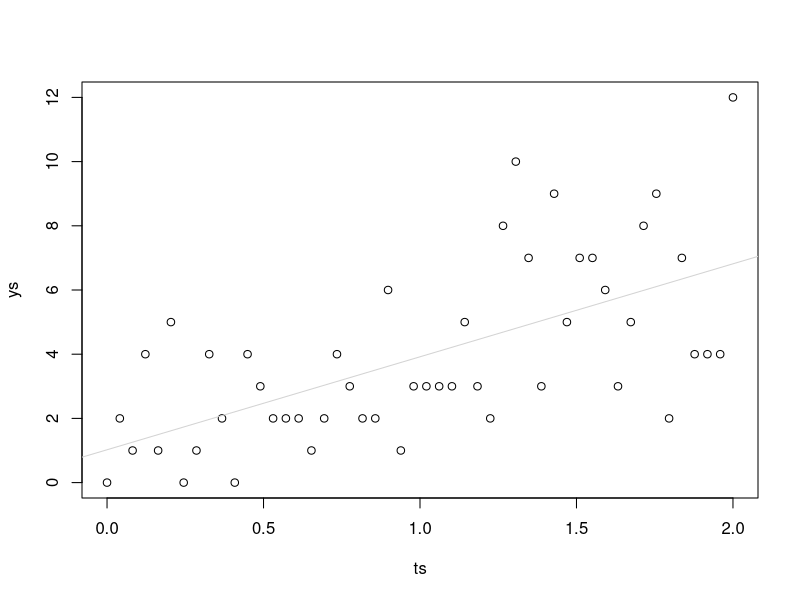
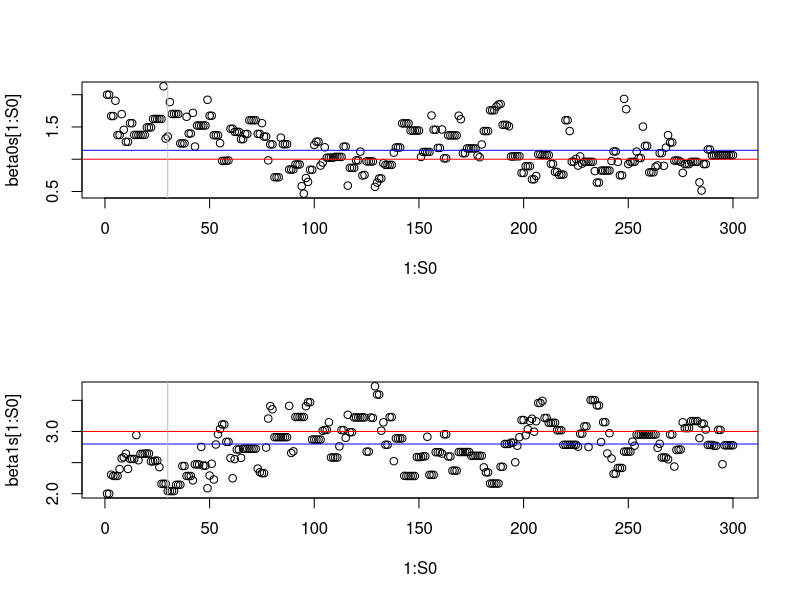
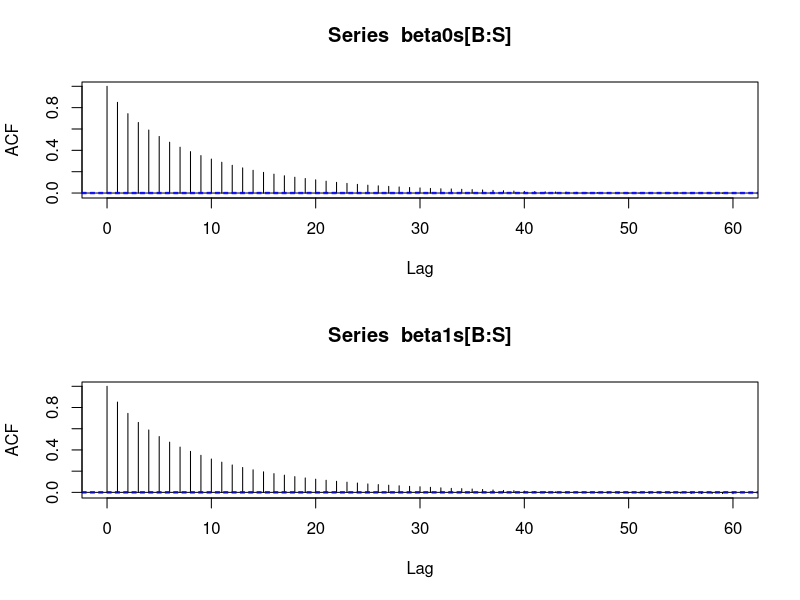
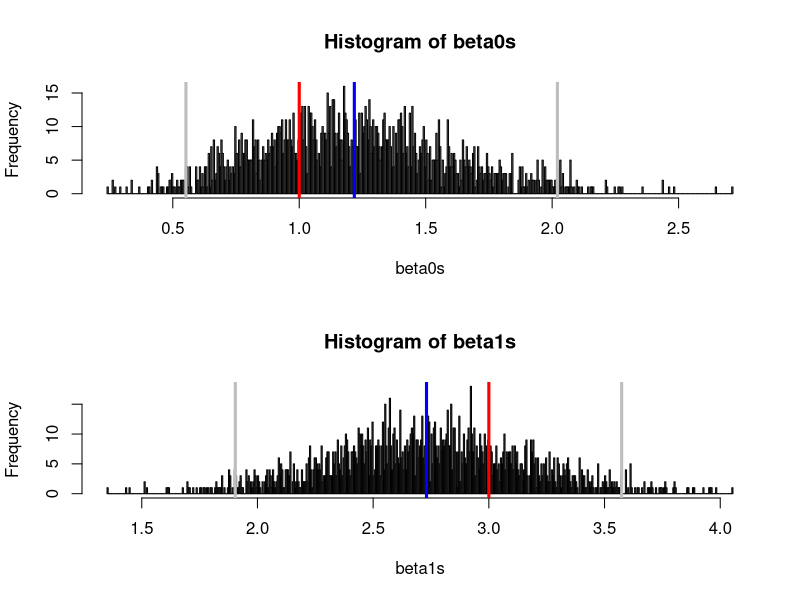

Write R code to recreate these figures, in order.
#hyperparams
sigma_mh = 0.5 #MH sampling variance


#data
n = 50
true_beta0 = 1
true_beta1 = 3
ts = seq(0, 2, length.out = n)
ys = array(NA, n)
for (i in 1 : n){
	ys[i] = rpois(1, true_beta0 + true_beta1 * ts[i])
}
plot(ts, ys)
#plot

par(mfrow = c(1,1))
mod = lm(ys ~ ts)
coef(mod)
abline(a = coef(mod)[1], b = coef(mod)[2], col = "lightgray")

#chains
S = 100000
beta0s = array(NA, S)
beta1s = array(NA, S)
#start vals
beta0s[1] = 2
beta1s[1] = 2
accbeta0s = array(TRUE, S)
accbeta1s = array(TRUE, S)

ln_p_beta_0_beta_1_given_y_t = function(b0, b1){
	sum(log(dpois(ys, b0 + b1 * ts)))
}

for (t in 2 : S){
	beta0 = beta0s[t - 1]
	beta1 = beta1s[t - 1]
	
	#sample beta_0 first
	beta0star = rnorm(1, beta0, sigma_mh)
	#calc r
#	r = p_beta_0_beta_1_given_y_t(beta0star, beta1) / dnorm(beta0, beta0star, sigma_mh) / 
#			(p_beta_0_beta_1_given_y_t(beta0, beta1) / dnorm(beta0star, beta0, sigma_mh))
	ln_r = ln_p_beta_0_beta_1_given_y_t(beta0star, beta1) - ln_p_beta_0_beta_1_given_y_t(beta0, beta1)
	if (is.nan(ln_r) || runif(1) > exp(ln_r)){
		#reject
		beta0star = beta0
		accbeta0s[t] = FALSE
	} #o/t accept
	
	#sample beta1 next
	beta1star = rnorm(1, beta1, sigma_mh)
	#calc r
#	r = p_beta_0_beta_1_given_y_t(beta0star, beta1star) / dnorm(beta1, beta1star, sigma_mh) / 
#			(p_beta_0_beta_1_given_y_t(beta0star, beta1) / dnorm(beta1star, beta1, sigma_mh))
	ln_r = ln_p_beta_0_beta_1_given_y_t(beta0star, beta1star) - ln_p_beta_0_beta_1_given_y_t(beta0star, beta1)
	if (is.nan(ln_r) || runif(1) > exp(ln_r)){
		#reject
		beta1star = beta1
		accbeta1s[t] = FALSE
	} #o/t accept
	
	#record
	beta0s[t] = beta0star
	beta1s[t] = beta1star
}


###assess convergence
S0 = 300
B = 30
par(mfrow = c(2, 1))

plot(1 : S0, beta0s[1 : S0])
abline(h = mean(beta0s[B : S0]), col = "blue")
abline(h = true_beta0, col = "red")
abline(v = B, col = "grey")

plot(1 : S0, beta1s[1 : S0])
abline(h = mean(beta1s[B : S0]), col = "blue")
abline(h = true_beta1, col = "red")
abline(v = B, col = "grey")
#plot

##assess autocorrelation

par(mfrow = c(2, 1))
K=60
acf(beta0s[B : S], xlim = c(0, K), lag.max = K)
acf(beta1s[B : S], xlim = c(0, K), lag.max = K)
T = 55
#plot

#burn and thin
beta0s = beta0s[B : S]
beta0s = beta0s[seq(1, S - B, by = T)]
beta1s = beta1s[B : S]
beta1s = beta1s[seq(1, S - B, by = T)]


#look at posteriors with post-exp at 95% CI
par(mfrow = c(2, 1))


hist(beta0s, br = 500)
abline(v = mean(beta0s), col = "blue", lwd = 3)
abline(v = quantile(beta0s, 0.025), col = "grey", lwd = 3)
abline(v = quantile(beta0s, 0.975), col = "grey", lwd = 3)
abline(v = true_beta0, col = "red", lwd = 3)

hist(beta1s, br = 500)
abline(v = mean(beta1s), col = "blue", lwd = 3)
abline(v = quantile(beta1s, 0.025), col = "grey", lwd = 3)
abline(v = quantile(beta1s, 0.975), col = "grey", lwd = 3)
abline(v = true_beta1, col = "red", lwd = 3)
#plot

#assess the efficiency of the MH-steps
sum(accbeta0s) / S
sum(accbeta1s) / S
#print

